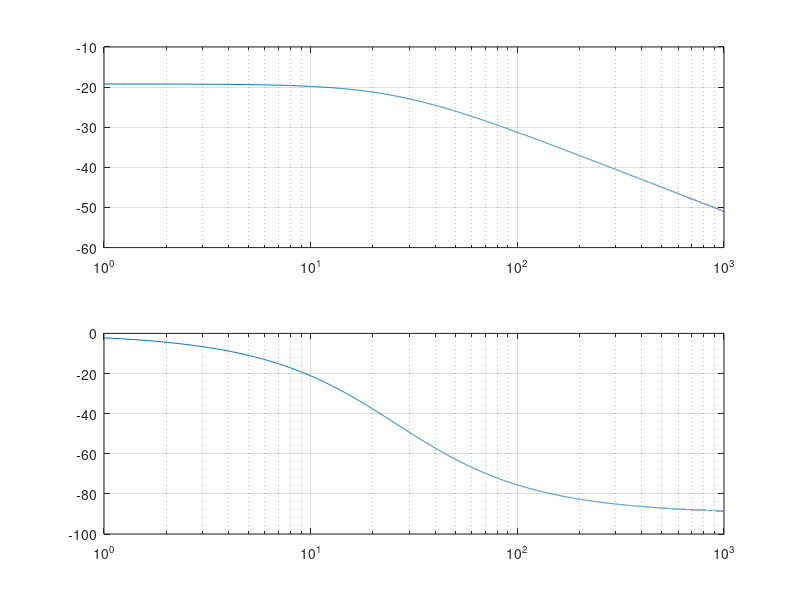

Write the MATLAB code that produced this figure. (Note: this script raises an error after producing the figure.)
clear
close all
clc

%%
addpath('function')
% Ottieni la cartella di lavoro corrente
folder = pwd;
folder = fullfile(folder, '\data\Sine Test');

% Ottieni una lista di tutti i file .mat nella cartella
files = dir(fullfile(folder, '*.mat'));

% Carica ogni file .mat nel workspace
for k = 1:length(files)
    % Costruisci il percorso completo del file
    filePath = fullfile(folder, files(k).name);
    
    % Carica il file .mat nel workspace
    data = load(filePath);
    campi = fieldnames(data);
    nome = campi{1};  % Nome della variabile che vuoi rinominare
    prova = files(k).name;
    prova = strrep(prova(1:end-4), ',', '_');
    assignin('base', prova,  data.(nome));
    
    
    % (Facoltativo) Visualizza il nome del file caricato
    
    % disp(['Caricato: ', files(k).name]);
end

clear campi data filePath folder k nome prova

%% Model Parameters

k_aero = 0;
k_mag = 6.5308e-5; % Nm^2/A^2   assumiamo costante ma potremmo validarlo considerando  l'area calcolabile tra dai dati del datasheet
m = 0.0657; % kg
y0 = 0.0086; % m
Rs = 1; % Ohm
Rc = 8.14;%Ohm
%Rc2 = 9.14
%Rc3 = 8.35
Rtot = Rs + Rc; %Ohm
Lc = 0.3537; % H
%Lc PDB = 0.2934
%Lc2 = 0.2328
%Lc3 = 0.3626

theta = [k_aero, k_mag, m, y0, Rtot, Lc]';
%% Electric Model
sys_el = tf(1, [Lc, Rtot]);
polo = Rtot/Lc;
freq_max = 1000;
f = 1:0.1:freq_max; % Vettore di frequenze lineare
[mag,phase, omega] = bode(sys_el, f); % Calcolo del modulo e della fase

mag = squeeze(mag);
phase = squeeze(phase);
omega = squeeze(omega);

figure(1)
subplot(2,1,1)
semilogx(omega,20*log10(mag));
grid on

figure(1)
subplot(2,1,2)
semilogx(omega, phase);

grid on 


results = ['rad/s     err%_mag        err%_phase' newline];
%% S_Test_wb_10V_30radS


%validation(S_Test_wb_10V_30radS, 10, 30);
omega = 30;
[mag1, phase1] = prova(0.71, 0.031, omega);

[mag2, phase2] = bode(sys_el, omega);

results = [results num2str(omega) '        ' num2str((mag1-mag2)/mag2*100) '         ' ...
    num2str((phase2-phase1)/phase2*100) newline];


%% S_Test_wb_10V_20radS

%validation(S_Test_wb_10V_20radS, 10, 20);
%prova(0.84, 0.033, 20)

omega = 20;
[mag1, phase1] = prova(0.84, 0.033, omega);

[mag2, phase2] = bode(sys_el, omega);

results = [results num2str(omega) '        ' num2str((mag1-mag2)/mag2*100) '         ' ...
    num2str((phase2-phase1)/phase2*100) newline];

%% S_Test_wb_10V_34_56radS

%validation(S_Test_wb_10V_34_56radS, 10, 34.56);
% prova(0.64, 0.0265, 34.56)

omega = 34.56;
[mag1, phase1] = prova(0.64, 0.0265, omega);

[mag2, phase2] = bode(sys_el, omega);

results = [results num2str(omega) '        ' num2str((mag1-mag2)/mag2*100) '         ' ...
    num2str((phase2-phase1)/phase2*100) newline];
%% S_Test_wb_10V_3_45radS

%validation(S_Test_wb_10V_3_45radS, 10, 3.45);
% prova(1.067, 0.048, 3.45)

omega = 3.45;
[mag1, phase1] = prova(1.067, 0.048, omega);

[mag2, phase2] = bode(sys_el, omega);

results = [results num2str(omega) '        ' num2str((mag1-mag2)/mag2*100) '         ' ...
    num2str((phase2-phase1)/phase2*100) newline];

%% S_Test_wb_10V_40radS

%validation(S_Test_wb_10V_40radS, 10, 40);
% prova(0.584, 0.026, 40)

omega = 40;
[mag1, phase1] = prova(0.584, 0.026, omega);

[mag2, phase2] = bode(sys_el, omega);

results = [results num2str(omega) '        ' num2str((mag1-mag2)/mag2*100) '         ' ...
    num2str((phase2-phase1)/phase2*100) newline];

%% S_test_wb_10V_50radS

%validation(S_test_wb_10V_50radS, 10, 50);
% prova(0.491, 0.024, 50)

omega = 50;
[mag1, phase1] = prova(0.491, 0.024, omega);

[mag2, phase2] = bode(sys_el, omega);

results = [results num2str(omega) '        ' num2str((mag1-mag2)/mag2*100) '         ' ...
    num2str((phase2-phase1)/phase2*100) newline];
%% S_Test_wb_10V_5_4radS

%validation(S_Test_wb_10V_5_4radS, 10, 5.4);
% prova(1.045, 0.04, 5.4)

omega = 5.4;
[mag1, phase1] = prova(1.045, 0.04, omega);

[mag2, phase2] = bode(sys_el, omega);

results = [results num2str(omega) '        ' num2str((mag1-mag2)/mag2*100) '         ' ...
    num2str((phase2-phase1)/phase2*100) newline];
%% S_Test_wb_10V_80radS

%validation(S_Test_wb_10V_80radS, 10, 80);
% prova(0.327, 0.016, 80)

omega = 80;
[mag1, phase1] = prova(0.327, 0.016, omega);

[mag2, phase2] = bode(sys_el, omega);

results = [results num2str(omega) '        ' num2str((mag1-mag2)/mag2*100) '         ' ...
    num2str((phase2-phase1)/phase2*100) newline];

%% S_Test_wb_10V_345radS

%validation(S_Test_wb_10V_345radS, 10, 345);
% prova(0.076, 0.0054, 345)

omega = 345;
[mag1, phase1] = prova(0.076, 0.0054, omega);

[mag2, phase2] = bode(sys_el, omega);

results = [results num2str(omega) '        ' num2str((mag1-mag2)/mag2*100) '         ' ...
    num2str((phase2-phase1)/phase2*100) newline];

disp(results)